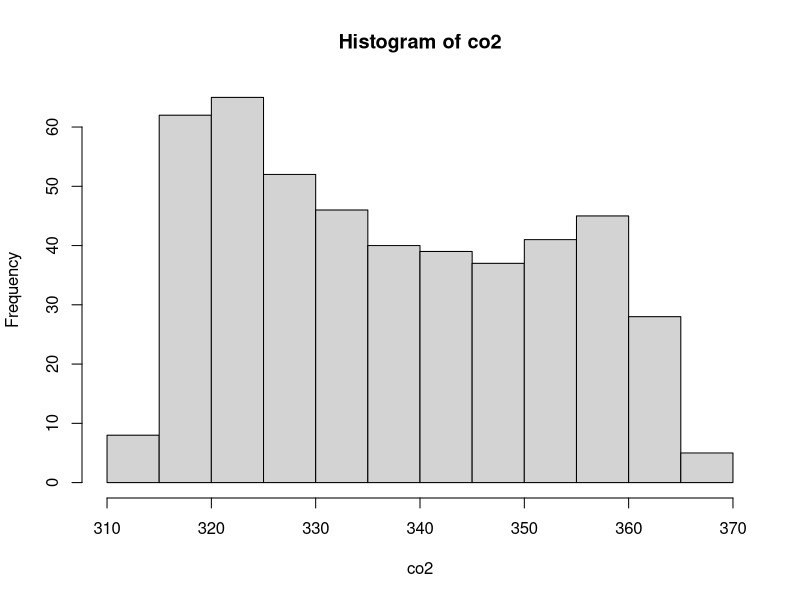
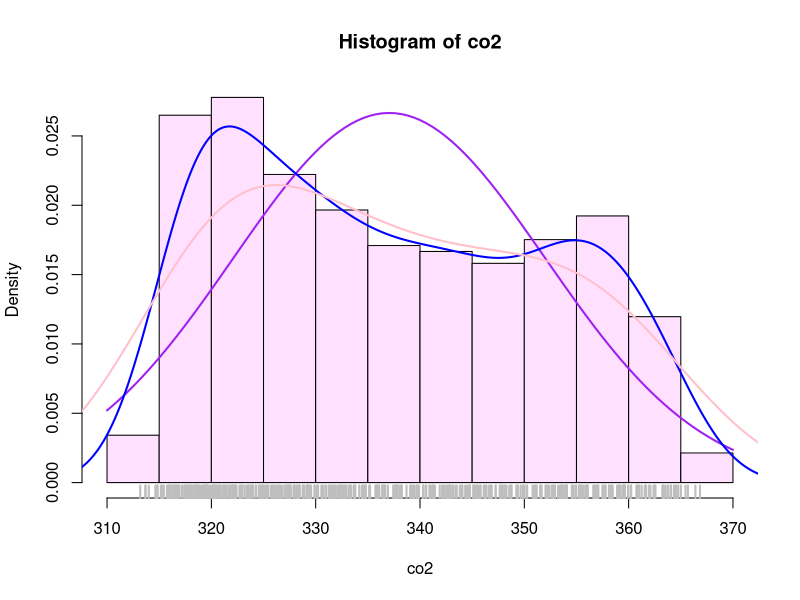

Source code (R) for these figures, in order:
# Author: Namra Ansari
# Overlaying Plots

library(datasets)
head(co2)

hist(co2)
hist(co2,freq = FALSE,col = "thistle1")

curve(dnorm(x, mean = mean(co2), sd = sd(co2)),col="purple",lwd=2,add = TRUE)

lines(density(co2),col="blue",lwd=2)
lines(density(co2,adjust = 2),col="pink",lwd=2)

rug(co2,col = "grey",lwd = 2)
